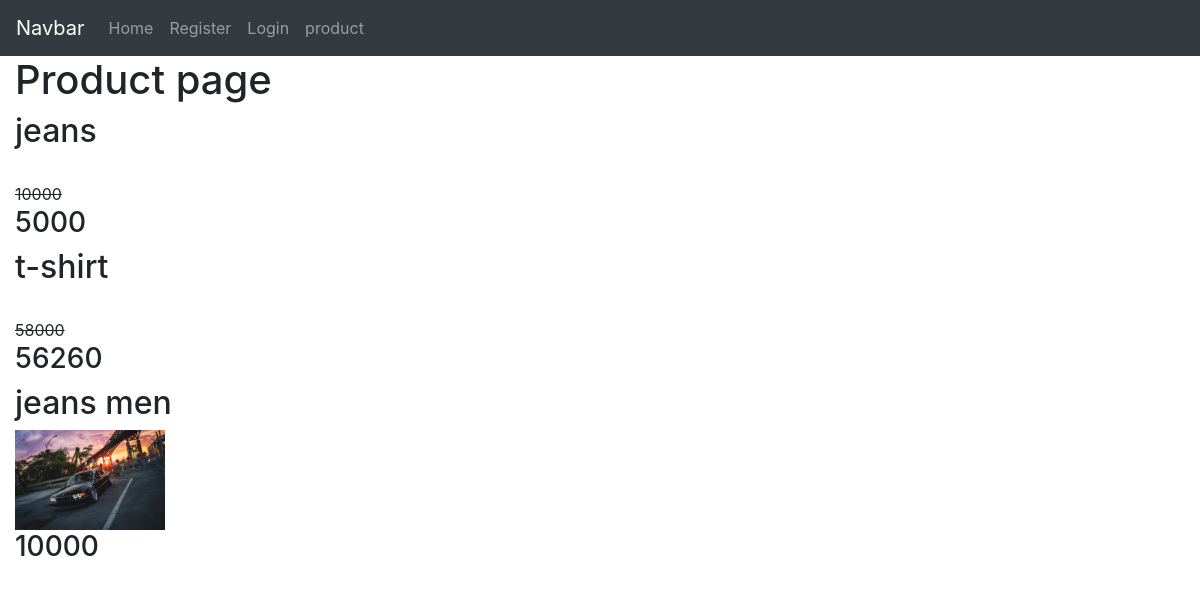
Before: /products/ with the older database file.
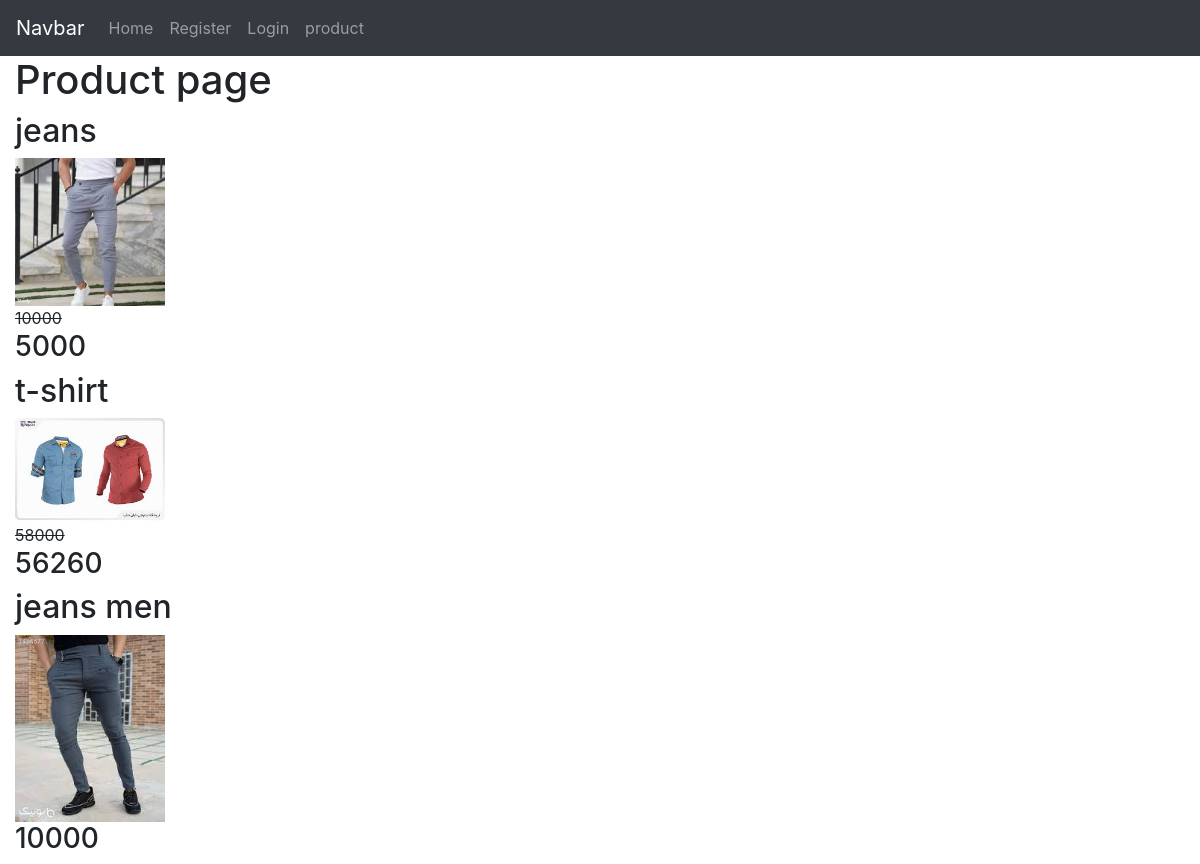
After: the same page with the newer database file.
### home/models.py (models this page shows, shortened)
class Product(models.Model):
    VARIANT = (
        ('None', 'none'),
        ('Size', 'size'),
        ('Color', 'color'),
    )
    category = models.ManyToManyField(Category, blank=True)
    name = models.CharField(max_length=200)
    amount = models.PositiveIntegerField()
    unit_price = models.PositiveIntegerField()
    discount = models.PositiveIntegerField(blank=True, null=True)
    total_price = models.PositiveIntegerField()
    information = models.TextField(blank=True, null=True)
    create = models.DateTimeField(auto_now_add=True)
    update = models.DateTimeField(auto_now=True)
    available = models.BooleanField(default=True, null=True, blank=True)
    status = models.CharField(max_length=10, null=True, blank=True, choices=VARIANT)
    image = models.FileField(upload_to='product/%Y/%m/&d')
    like = models.ManyToManyField(User, blank=True, related_name='product_like')
    total_like = models.PositiveIntegerField(default=0)
    unlike = models.ManyToManyField(User, blank=True, related_name='product_unlike')
    total_unlike = models.PositiveIntegerField(default=0)
    @property
    def total_price(self):
        if not self.discount:
            return self.unit_price
        elif self.discount:
            total = (self.discount * self.unit_price) / 100
            return int(self.unit_price - total)
        return self.total_price
    def total_like(self):
        return self.like.count()
    def total_unlike(self):
        return self.unlike.count()

### home/views.py (the view)
# urls.py: path('products/', all_product, name='all_product'),
def all_product(request, slug=None):
    products = Product.objects.all()
    category = Category.objects.filter(is_sub=False)
    if slug:
        data = Category.objects.get(slug=slug)
        products = products.filter(category=data)
    return render(request, 'home/product.html', {'products': products, 'category': category})

### home/templates/home/product.html (shortened to what this page needs)
{% extends 'base.html' %}
{% block content %}
<h1>Product page</h1>
{% for product in products %}
<h2>{{product.name}}</h2>
<a href="{% url 'home:product_detail' product.id %}"><img src="{{product.image.url}}" alt="" srcset="" style="width: 150px"><br></a>
{% if product.discount %}
<strike>{{product.unit_price}}</strike>
<h3>{{product.total_price}}</h3>
{% else %}
<h3>{{product.total_price}}</h3>
{% endif %}
{% endfor %}
{% endblock %}

### templates/base.html (shortened to what this page needs)
{% load static %}
<!DOCTYPE html>
<html lang="en">
<head>
    <link rel="stylesheet" href="{% static 'pro/bootstrap.min.css' %}">
</head>
<body>
{% include 'navbar.html' %}
<div class="container-fluid">
    {% block content %}
    {% endblock %}
</div>
</body>
</html>

### templates/navbar.html (shortened to what this page needs)
<nav class="navbar navbar-expand-lg navbar-dark bg-dark">
    <a href="" class="navbar-brand">Navbar</a>
    <div class="collapse navbar-collapse" id="navbarNav">
        <ul class="navbar-nav">
            {% if request.user.is_authenticated %}
            <li class="nav-item ">
                <a class="nav-link" href="{% url 'accounts:user_logout' %}">logout</a>
            </li>
            <li class="nav-item ">
                <a class="nav-link" href="{% url 'accounts:user_profile' %}">Profile</a>
            </li>
            {% else %}
            <li class="nav-item ">
                <a class="nav-link" href="{% url 'home:home' %}">Home</a>
            </li>
            <li class="nav-item ">
                <a class="nav-link" href="{% url 'accounts:user_register' %}">Register</a>
            </li>
            <li class="nav-item ">
                <a class="nav-link" href="{% url 'accounts:user_login' %}">Login</a>
            </li>
            {% endif %}
            <li class="nav-item ">
                <a class="nav-link" href="{% url 'home:all_product' %}">product</a>
            </li>
        </ul>
    </div>
</nav>

Changed rows visible on the page:
changed Product "jeans": image: picture added
changed Product "t-shirt": image: picture added
changed Product "jeans men": image: a different picture
